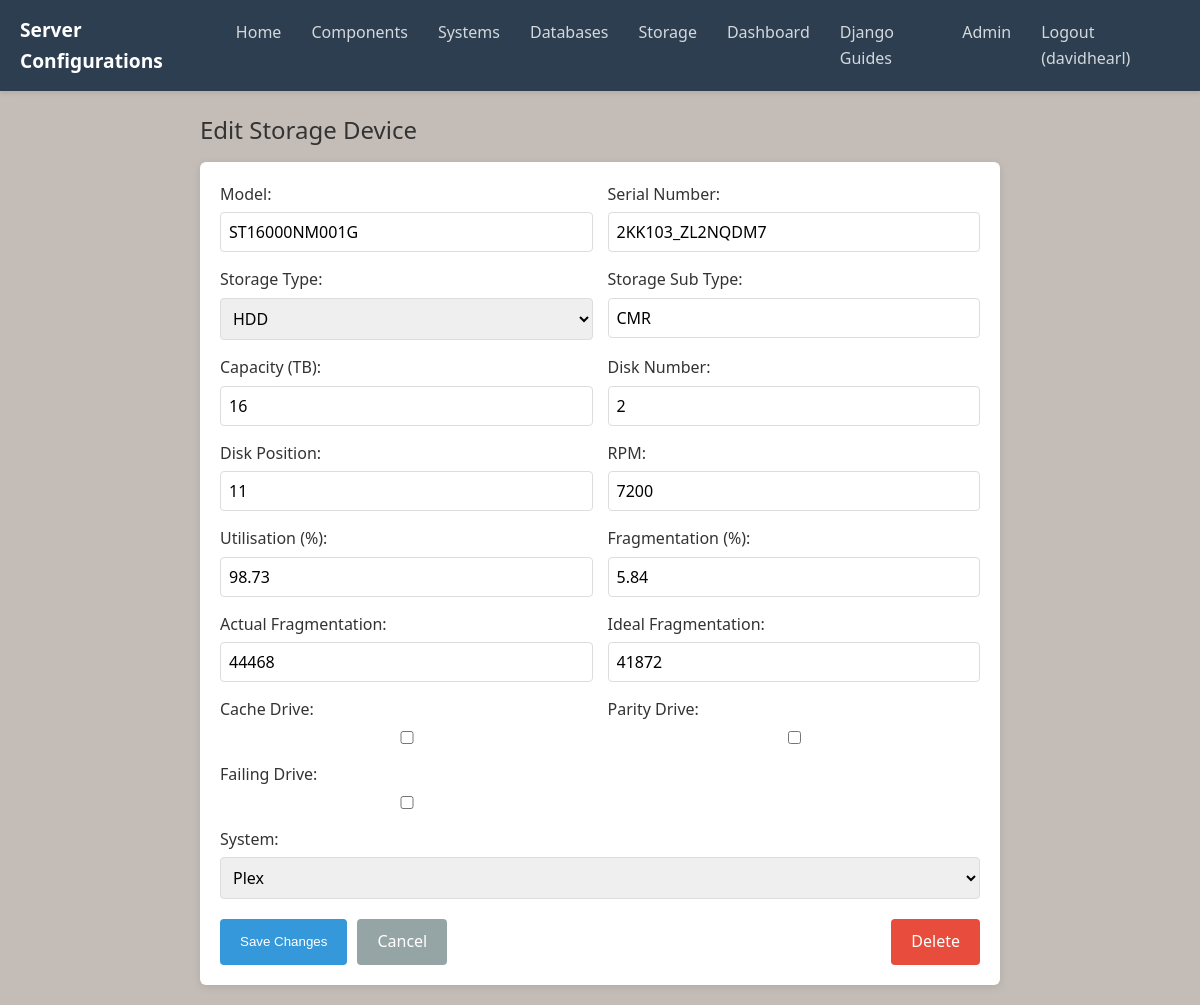
The page /components/edit-storage/4/ (signed in) on the database as committed earlier.
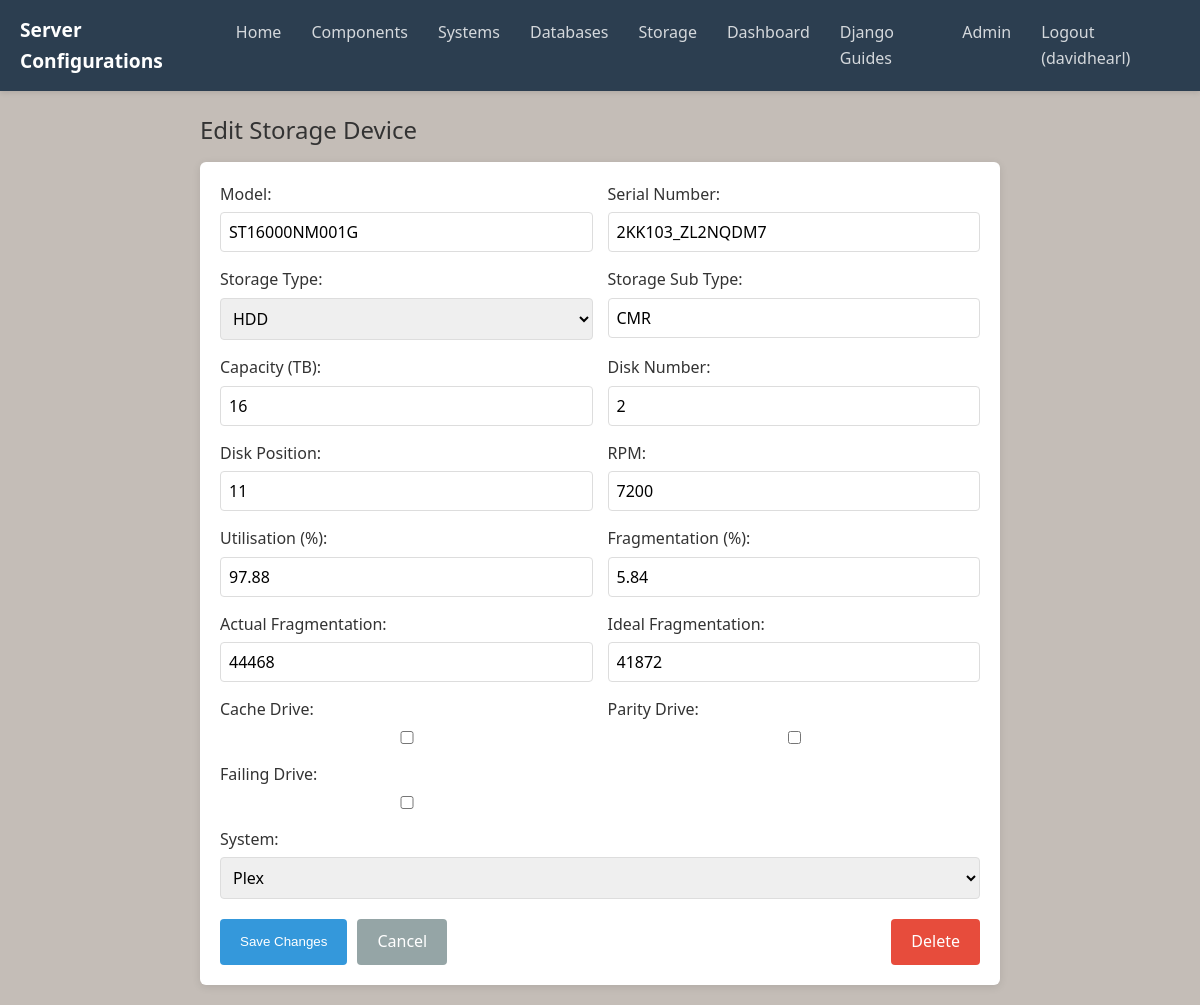
The same page on the database as committed later.
### server_deployments/models.py (models this page shows, shortened)
class StorageDevice(models.Model):
    disk_number = models.PositiveIntegerField(null=True, blank=True)
    disk_position = models.PositiveIntegerField(null=True, blank=True)
    model = models.CharField(max_length=255)
    serial_number = models.CharField(max_length=255, null=True, blank=True)
    storage_type = models.CharField(max_length=10, choices=[('HDD', 'HDD'), ('SSD', 'SSD'), ('NVMe', 'NVMe')])
    storage_sub_type = models.CharField(max_length=255, null=True, blank=True)
    capacity_tb = models.PositiveIntegerField()
    rpm = models.PositiveIntegerField(blank=True, null=True)
    failure = models.BooleanField(default=False)
    cache = models.BooleanField(default=False)
    parity = models.BooleanField(default=False)
    utilisation = models.DecimalField(max_digits=5, decimal_places=2, default=0.0, help_text="Percentage of drive used")
    free_space_gb = models.PositiveIntegerField(null=True, blank=True, help_text="Free space in GB")
    actual_fragmentation = models.PositiveIntegerField(null=True, blank=True)
    ideal_fragmentation = models.PositiveIntegerField(null=True, blank=True)
    fragmentation = models.DecimalField(max_digits=5, decimal_places=2, null=True, blank=True, help_text="Fragmentation percentage")
    fragmentation_last_updated = models.DateTimeField(null=True, blank=True, help_text="Last time fragmentation data was updated")

### server_deployments/views.py (the view, shortened to what this page needs)
# urls.py: path('components/edit-storage/<int:storage_id>/', views.edit_storage, name='edit_storage'),
@login_required
def edit_storage(request, storage_id):
    storage = get_object_or_404(StorageDevice, id=storage_id)
    current_system = None
    for system in System.objects.all():
        if storage in system.storage_devices.all():
            current_system = system
            break
    if request.method == 'POST':
        form = StorageDeviceForm(request.POST, instance=storage)
        if form.is_valid():
            new_actual = form.cleaned_data.get('actual_fragmentation')
            new_ideal = form.cleaned_data.get('ideal_fragmentation')
            if new_actual and new_ideal and new_actual > 0:
                calculated_fragmentation = round((1 - (new_ideal / new_actual)) * 100, 2)
                form.instance.fragmentation = calculated_fragmentation
            else:
                form.instance.fragmentation = None
            capacity_tb = form.cleaned_data.get('capacity_tb')
            utilisation = form.cleaned_data.get('utilisation')
            free_space_gb = form.cleaned_data.get('free_space_gb')
            if capacity_tb:
                total_gb = capacity_tb * 1000
                if free_space_gb is not None:
                    used_gb = total_gb - free_space_gb
                    if total_gb > 0:
                        calculated_utilisation = round((used_gb / total_gb) * 100, 2)
                        form.instance.utilisation = calculated_utilisation
                    form.instance.free_space_gb = free_space_gb
                elif utilisation is not None:
                    used_gb = total_gb * (utilisation / 100)
                    free_gb = total_gb - used_gb
                    form.instance.free_space_gb = int(free_gb)
                else:
                    form.instance.free_space_gb = None
            else:
                form.instance.free_space_gb = None
            storage = form.save()
            new_system_id = request.POST.get('system')
            if current_system:
                current_system.storage_devices.remove(storage)
            if new_system_id and new_system_id != '':
                try:
                    new_system = System.objects.get(id=new_system_id)
                    new_system.storage_devices.add(storage)
                except System.DoesNotExist:
                    pass
            if request.headers.get('X-Requested-With') == 'XMLHttpRequest':
                return JsonResponse({'success': True})
            return redirect('storage_view')
    else:
        form = StorageDeviceForm(instance=storage)
    return render(request, 'server_deployments/edit_storage.html', {
        'form': form,
        'storage': storage,
        'title': 'Edit Storage Device',
        'systems': System.objects.all(),
        'current_system': current_system
    })

### server_deployments/forms.py
class StorageDeviceForm(forms.ModelForm):
    class Meta:
        model = StorageDevice
        fields = '__all__'

### server_deployments/templates/server_deployments/edit_storage.html (shortened to what this page needs)
{% extends "base.html" %}
{% load static %}
{% block content %}
<div class="container">
  <h2>{{ title }}</h2>
  <form method="post" class="form">
    <div class="form-grid">
        <div class="form-group">
            <label for="{{ form.model.id_for_label }}">Model:</label>
            {{ form.model }}
        </div>
        <div class="form-group">
            <label for="{{ form.serial_number.id_for_label }}">Serial Number:</label>
            {{ form.serial_number }}
        </div>
        <div class="form-group">
            <label for="{{ form.storage_type.id_for_label }}">Storage Type:</label>
            {{ form.storage_type }}
        </div>
        <div class="form-group">
            <label for="{{ form.storage_sub_type.id_for_label }}">Storage Sub Type:</label>
            {{ form.storage_sub_type }}
        </div>
        <div class="form-group">
            <label for="{{ form.capacity_tb.id_for_label }}">Capacity (TB):</label>
            {{ form.capacity_tb }}
        </div>
        <div class="form-group">
            <label for="{{ form.disk_number.id_for_label }}">Disk Number:</label>
            {{ form.disk_number }}
        </div>
        <div class="form-group">
            <label for="{{ form.disk_position.id_for_label }}">Disk Position:</label>
            {{ form.disk_position }}
        </div>
        <div class="form-group">
            <label for="{{ form.rpm.id_for_label }}">RPM:</label>
            {{ form.rpm }}
        </div>
        <div class="form-group">
            <label for="{{ form.utilisation.id_for_label }}">Utilisation (%):</label>
            {{ form.utilisation }}
        </div>
        <div class="form-group">
            <label for="{{ form.fragmentation.id_for_label }}">Fragmentation (%):</label>
            {{ form.fragmentation }}
        </div>
        <div class="form-group">
            <label for="{{ form.actual_fragmentation.id_for_label }}">Actual Fragmentation:</label>
            {{ form.actual_fragmentation }}
        </div>
        <div class="form-group">
            <label for="{{ form.ideal_fragmentation.id_for_label }}">Ideal Fragmentation:</label>
            {{ form.ideal_fragmentation }}
        </div>
        <div class="form-group">
            <label for="{{ form.cache.id_for_label }}">Cache Drive:</label>
            {{ form.cache }}
        </div>
        <div class="form-group">
            <label for="{{ form.parity.id_for_label }}">Parity Drive:</label>
            {{ form.parity }}
        </div>
        <div class="form-group">
            <label for="{{ form.failure.id_for_label }}">Failing Drive:</label>
            {{ form.failure }}
        </div>
        <div class="form-group full-width">
            <label for="system">System:</label>
            <select id="system" name="system">
                {% for sys in systems %}
                    <option value="{{ sys.id }}" {% if current_system and current_system.id == sys.id %}selected{% endif %}>
                        {{ sys.name }}
                    </option>
                {% endfor %}
            </select>
        </div>
    </div>
    <div class="button-row">
        <button type="submit" class="submit-btn">Save Changes</button>
        <a href="{% url 'storage_view' %}" class="cancel-btn">Cancel</a>
        <a href="{% url 'delete_storage' storage.id %}" class="delete-btn" onclick="return confirm('Are you sure you want to delete this drive?')">Delete</a>
    </div>
</form>
</div>
{% endblock %}

Rows that differ between the two databases and show on the page:
changed StorageDevice "ST16000NM001G": utilisation "98.73" → "97.88"
